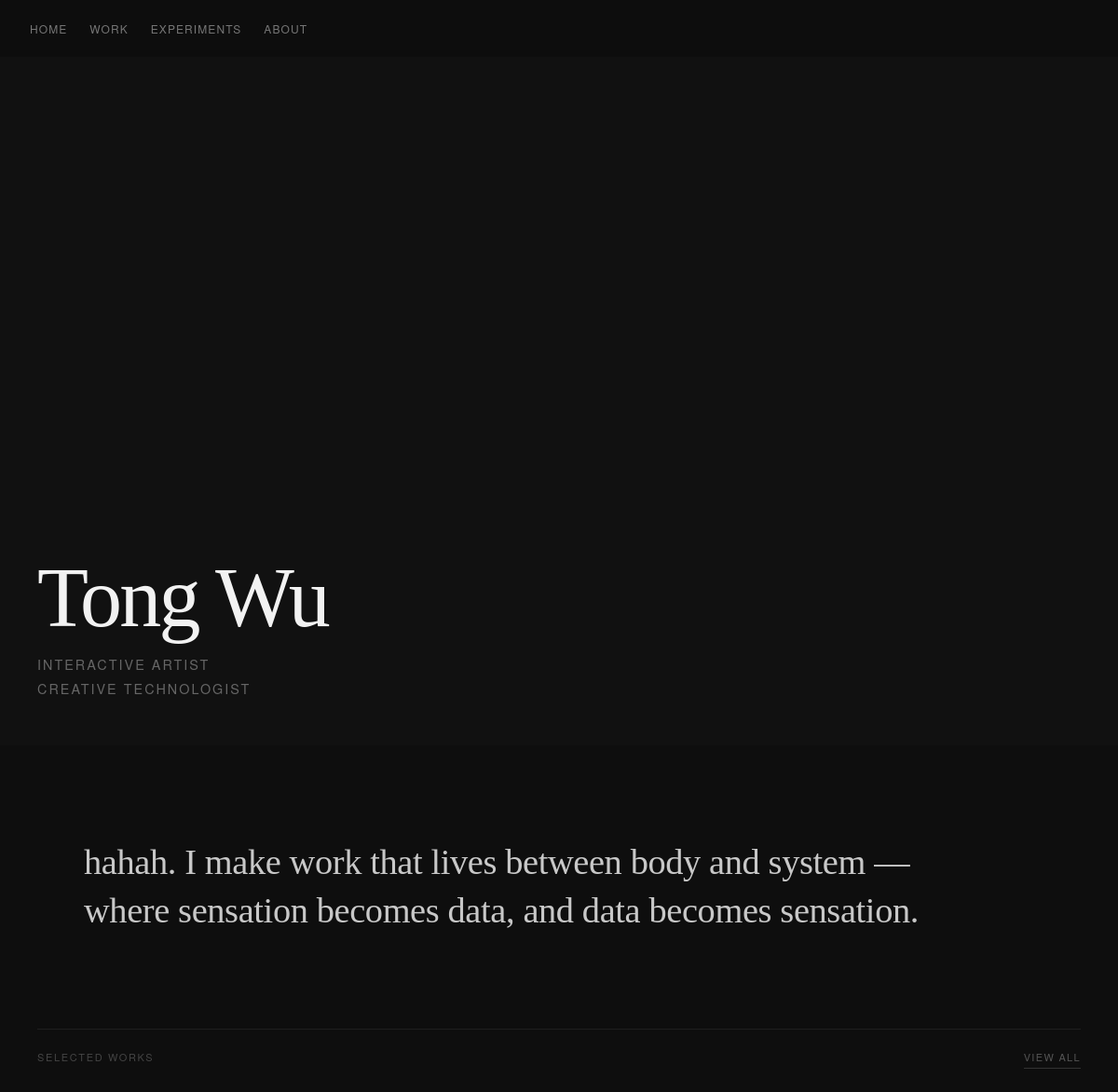
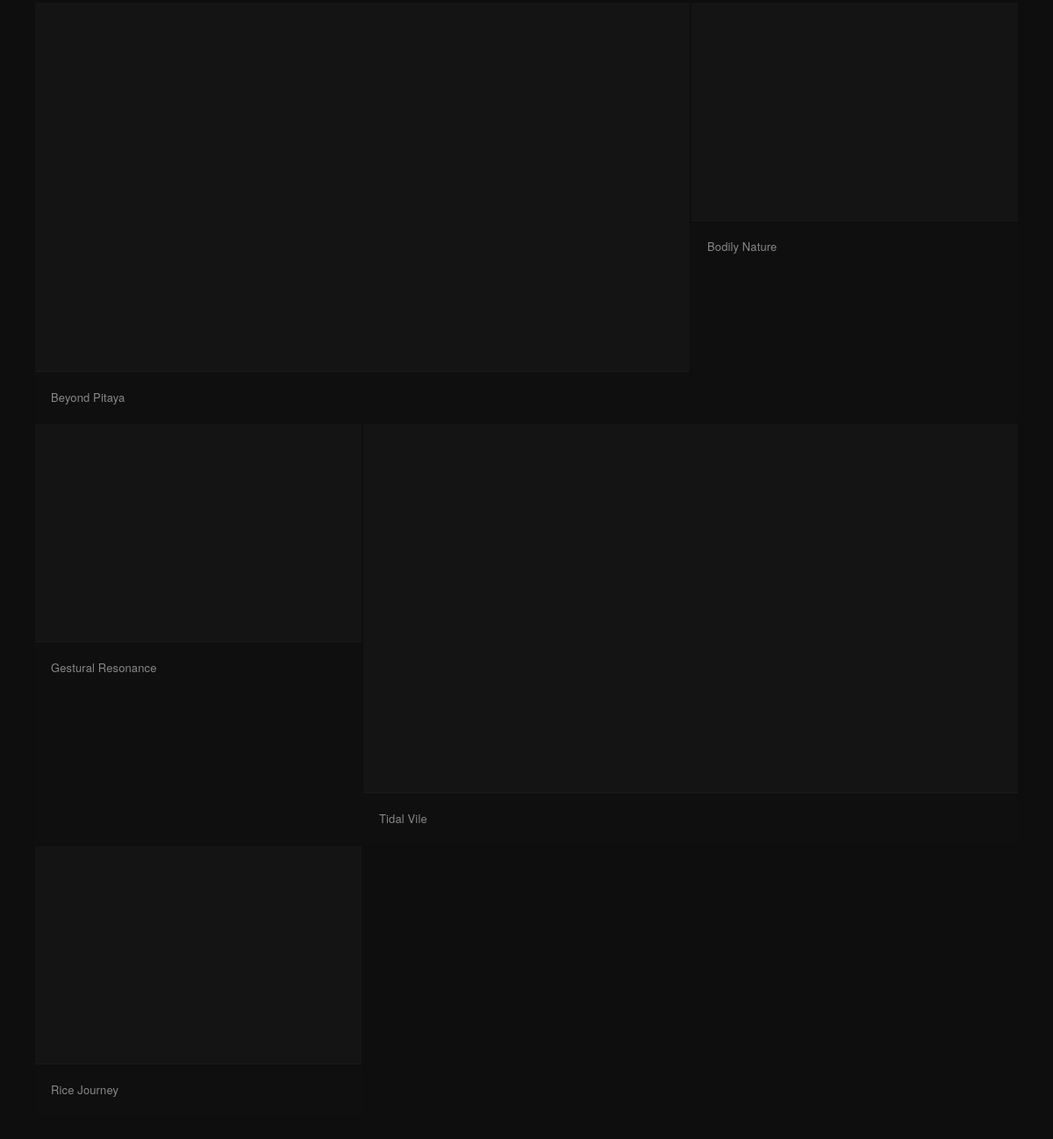
The page / on the database its author committed (2 pictures, top to bottom).
### tables this page shows
CREATE TABLE projects (
    id INTEGER PRIMARY KEY AUTOINCREMENT,
    title TEXT,
    slug TEXT,
    immersion TEXT,
    context TEXT,
    system_text TEXT,
    interaction_text TEXT,
    material TEXT,
    reflection TEXT
, year TEXT, category TEXT, cover_image TEXT, video_url TEXT, is_published INTEGER DEFAULT 1, created_at TEXT, updated_at TEXT, edit_count INTEGER DEFAULT 0, sort_order INTEGER DEFAULT 0);

### public/index.php (called while the page is built)
<?php
require __DIR__ . '/router.php';

### public/home.php (the view, shortened to what this page needs)
<?php
require_once __DIR__ . '/../src/functions.php';
$all = get_all_projects();
$selected_slugs = ['beyond-pitaya', 'bodily-nature', 'tidal-vile', 'rice-journey', 'gestural-resonance'];
$selected = array_filter($all, fn($p) => in_array($p['slug'], $selected_slugs));
?>
<section class="home-hero">
  <div class="home-hero-image">
  </div>
  <div class="home-hero-text">
    <h1 class="home-name">Tong Wu</h1>
    <p class="home-tagline">Interactive Artist<br>Creative Technologist</p>
  </div>
</section>
<section class="home-ideology">
  <p class="home-ideology-text">
    hahah. I make work that lives between body and system —<br>
    where sensation becomes data, and data becomes sensation.
  </p>
</section>
<section class="home-selected">
  <div class="home-selected-header">
    <span class="home-selected-label">Selected Works</span>
    <a href="/work" class="view-all">View all</a>
  </div>
  <div class="home-works-grid">
    <?php $i = 0; foreach ($selected as $p):
        $large = $i === 0 || $i === 3;
    ?>
    <a href="/p/<?= htmlspecialchars($p['slug']) ?>"
       class="home-work-card<?= $large ? ' home-work-card--large' : '' ?>">
      <div class="home-work-image">
      </div>
      <div class="home-work-meta">
        <span class="home-work-title"><?= htmlspecialchars($p['title']) ?></span>
      </div>
    </a>
    <?php $i++; endforeach; ?>
  </div>
</section>

### public/css/style.css (style rules this page uses)
*, *::before, *::after { box-sizing: border-box; margin: 0; padding: 0; }
html { background: #0e0e0e; }
body { background: #0e0e0e; color: #d4d4d4; font-family: 'Georgia', serif; font-size: 17px; line-height: 1.75; -webkit-text-size-adjust: 100%; padding-top: 64px; animation: page-enter 0.3s ease-out both; }
.home-hero { margin-top: -64px; }
.view-all { display: inline-block; font-family: 'Helvetica Neue', sans-serif; font-size: 11px; letter-spacing: 0.12em; text-transform: uppercase; color: #555; text-decoration: none; border-bottom: 1px solid #333; padding-bottom: 2px; transition: color 0.2s, border-color 0.2s; }
.home-hero { position: relative; width: 100%; height: 100svh; min-height: 500px; display: flex; align-items: flex-end; justify-content: flex-start; padding: 48px 40px; overflow: hidden; background: #0a0a0a; }
.home-hero-image { position: absolute; inset: 0; background: #111; }
.home-hero-text { position: relative; z-index: 1; display: flex; flex-direction: column; gap: 16px; }
.home-name { font-size: clamp(2.1rem, 7.5vw, 6.75rem); font-weight: 400; color: #f2f2f2; letter-spacing: -0.03em; line-height: 0.95; }
.home-tagline { font-family: 'Helvetica Neue', sans-serif; font-size: clamp(0.65rem, 2vw, 0.9rem); letter-spacing: 0.14em; text-transform: uppercase; color: #666; line-height: 1.8; }
.home-ideology { padding: 100px 40px; max-width: 1100px; margin: 0 auto; }
.home-ideology-text { font-size: clamp(1.25rem, 3.2vw, 2.6rem); font-weight: 400; color: #c8c8c8; line-height: 1.35; letter-spacing: -0.01em; }
.home-selected { padding: 0 40px 100px; max-width: 1200px; margin: 0 auto; }
.home-selected-header { display: flex; align-items: baseline; justify-content: space-between; margin-bottom: 28px; border-top: 1px solid #1f1f1f; padding-top: 20px; }
.home-selected-label { font-family: 'Helvetica Neue', sans-serif; font-size: 11px; letter-spacing: 0.15em; text-transform: uppercase; color: #444; }
.home-works-grid { display: grid; grid-template-columns: 1fr 1fr 1fr; gap: 2px; }
.home-work-card--large:first-child { grid-column: span 2; }
.home-work-card--large:not(:first-child) { grid-column: span 2; }
.home-work-card { display: block; text-decoration: none; background: #0f0f0f; overflow: hidden; }
.home-work-image { width: 100%; aspect-ratio: 3 / 2; background: #141414; overflow: hidden; position: relative; }
.home-work-card--large .home-work-image { aspect-ratio: 16 / 9; }
.home-work-meta { padding: 14px 18px; border-top: 1px solid #1a1a1a; }
.home-work-title { font-family: 'Helvetica Neue', sans-serif; font-size: 13px; color: #888; letter-spacing: 0.01em; transition: color 0.2s; }

### rows shown on the page
projects: title "Beyond Pitaya"
projects: title "Bodily Nature"
projects: title "Gestural Resonance"
projects: title "Tidal Vile"
projects: title "Rice Journey"
